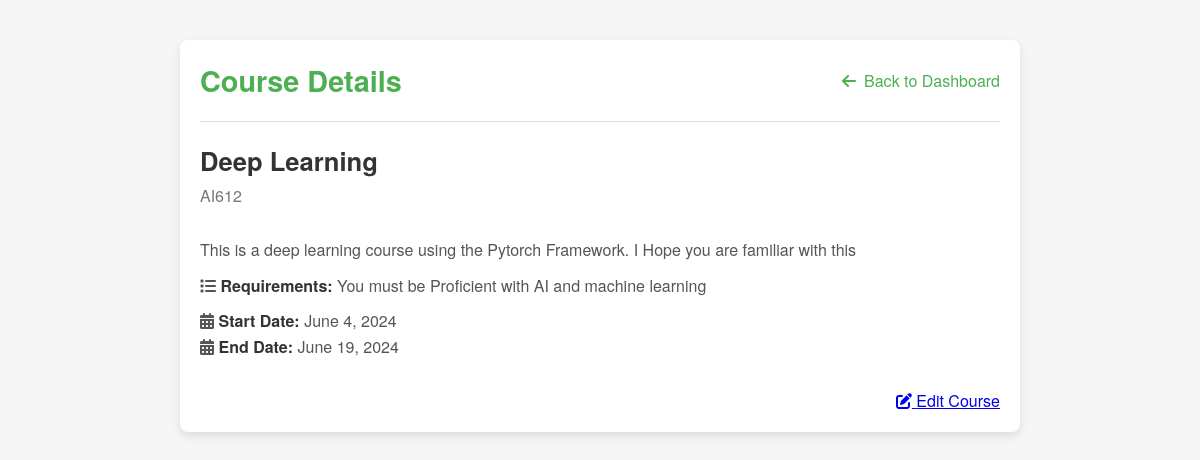
Page /attendace/course/details/1/ (signed in) on the committed database.
### attendace/models.py (models this page shows, shortened)
class Course(models.Model):
    course_title = models.CharField(max_length=50, default='')
    course_code = models.CharField(max_length=50, unique=True)
    description = models.TextField()
    requirements = models.TextField()
    start_date = models.DateField()
    end_date = models.DateField()
    teacher = models.ForeignKey(settings.AUTH_USER_MODEL, on_delete=models.CASCADE)
    students = models.ManyToManyField(settings.AUTH_USER_MODEL, related_name='enrolled_courses')

### attendace/views.py (the view)
# urls.py: path('course/details/<int:course_id>/', views.course_detail, name='course-detail'),
@login_required
def course_detail(request, course_id):
    course = get_object_or_404(models.Course, id=course_id)
    is_enrolled = False
    if request.user.is_authenticated and request.user.is_student:
        is_enrolled = course.students.filter(id=request.user.id).exists()
    return render(request, 'attendance/course_details.html', {'course': course, 'is_enrolled':is_enrolled})

### attendace/templates/attendance/course_details.html (shortened to what this page needs)
<!DOCTYPE html>
<html lang="en">
    {% load static %}
<head>
    <link rel="stylesheet" href="{% static 'attendace/css/course_details.css' %}">
    <link rel="stylesheet" href="https://cdnjs.cloudflare.com/ajax/libs/font-awesome/6.0.0-beta3/css/all.min.css">
</head>
<body>
    <div class="container">
        <header>
            <div class="header-content">
                <h1>Course Details</h1>
                {% if user.is_authenticated %}
                {% if user.is_student %}
                <a href={% url 'attendace:student-dashboard' %} class="back-button"><i class="fas fa-arrow-left"></i> Back to Dashboard</a>
                {% else %}
                <a href={% url 'attendace:teacher-dashboard' %} class="back-button"><i class="fas fa-arrow-left"></i> Back to Dashboard</a>
                {% endif %}
                {% endif %}
            </div>
        </header>
        <main>
            <section class="course-info">
                <div class="course-header">
                    <h2>{{course.course_title}}</h2>
                    <p class="course-code">{{course.course_code}}</p>
                </div>
                <div class="course-body">
                    <p class="course-description">
                        {{course.description}}
                    </p>
                    <p class="course-requirements">
                        <i class="fas fa-list"></i> <strong>Requirements:</strong> {{course.requirements}}
                    </p>
                    <p class="course-dates">
                        <i class="fas fa-calendar-alt"></i> <strong>Start Date:</strong> {{course.start_date}}<br>
                        <i class="fas fa-calendar-alt"></i> <strong>End Date:</strong> {{course.end_date}}
                    </p>
                </div>
                <div class="course-enroll">
                {% if user.is_authenticated %}
                {% if user.is_student %}
                {% if is_enrolled %}
                {% else %}
                <form action={% url 'attendace:enroll-course' course.id%}>
                    <button type="submit" class="enroll-button"><i class="fas fa-sign-in-alt"></i> Enroll</button>
                </form>
                {% endif %}
                {% else %}
                <a href={% url 'attendace:edit-course' course.id %} class="edit-button"><i class="fas fa-edit"></i> Edit Course</a>
                {% endif %}
                {% endif %}
                </div>
            </section>
        </main>
    </div>
</body>
</html>

### attendace/static/attendace/css/course_details.css (style rules this page uses)
body { font-family: 'Helvetica Neue', Helvetica, Arial, sans-serif; background-color: #f5f5f5; margin: 0; padding: 0; color: #333; }
.container { max-width: 800px; margin: 40px auto; padding: 20px; background: #fff; border-radius: 8px; box-shadow: 0 4px 8px rgba(0,0,0,0.1); }
header { display: flex; justify-content: space-between; align-items: center; padding-bottom: 20px; border-bottom: 1px solid #ddd; margin-bottom: 20px; }
.header-content { display: flex; justify-content: space-between; align-items: center; width: 100%; }
header h1 { font-size: 1.8em; margin: 0; color: #4CAF50; }
.back-button { background-color: transparent; color: #4CAF50; text-decoration: none; font-size: 1em; display: flex; align-items: center; }
.back-button i { margin-right: 8px; }
main { display: flex; flex-direction: column; gap: 20px; }
.course-info { display: flex; flex-direction: column; gap: 20px; }
.course-header h2 { font-size: 1.6em; margin: 0; color: #333; }
.course-code { font-size: 1em; color: #777; margin: 5px 0 0; }
.course-body p { margin: 10px 0; line-height: 1.6; font-size: 1em; color: #555; }
.course-body strong { color: #333; }
.course-enroll { display: flex; justify-content: flex-end; }

### rows in the picture
Course: course_title "Deep Learning", course_code "AI612", description "This is a deep learning course using the Pytorch Framework. I Hope you are familiar with this", requirements "You must be Proficient with AI and machine learning", start_date "June 4, 2024", end_date "June 19, 2024"
